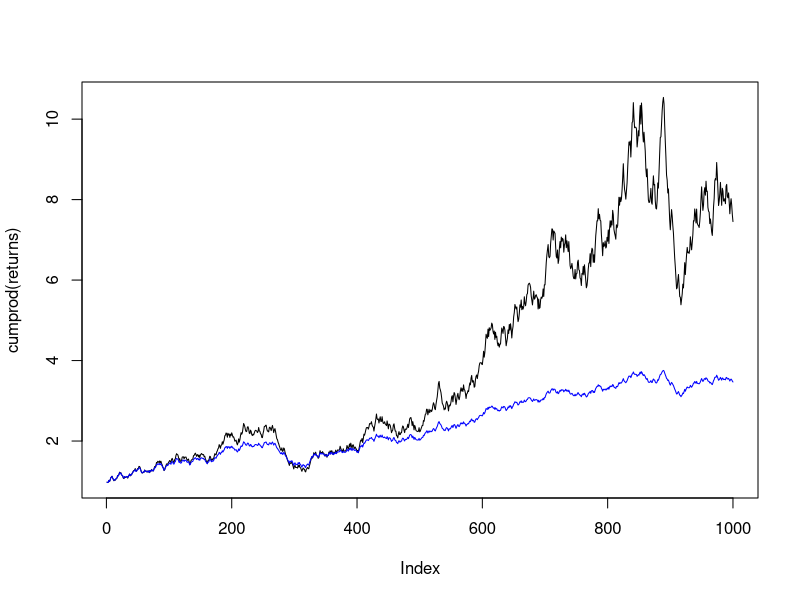

This chart was generated by the following R code:
#Calculate Cumulative Return
set.seed(1) 
returns <- runif(1000, 0.95,1.055) #Extremely simple return generation with a slight drift. 
plot(cumprod(returns), type = "l")
lines(cumsum(returns-1)+1, col = "blue")